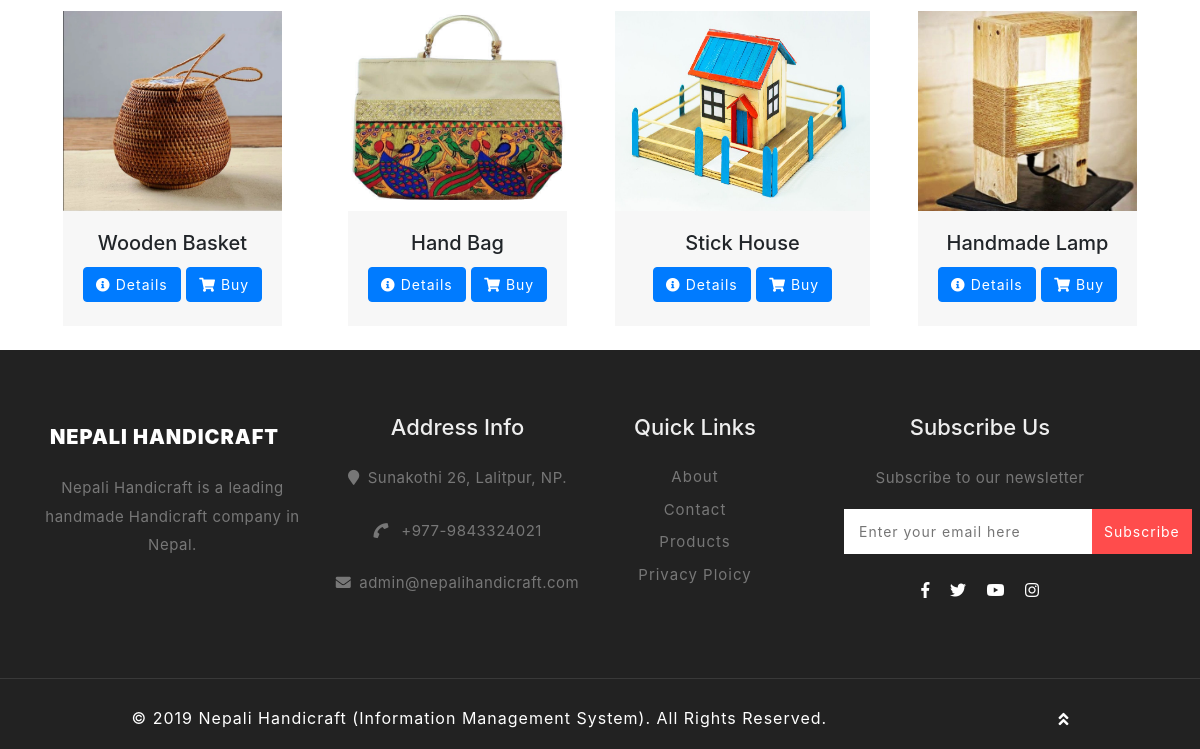
The page /products.php (lower part) on the database as committed earlier.
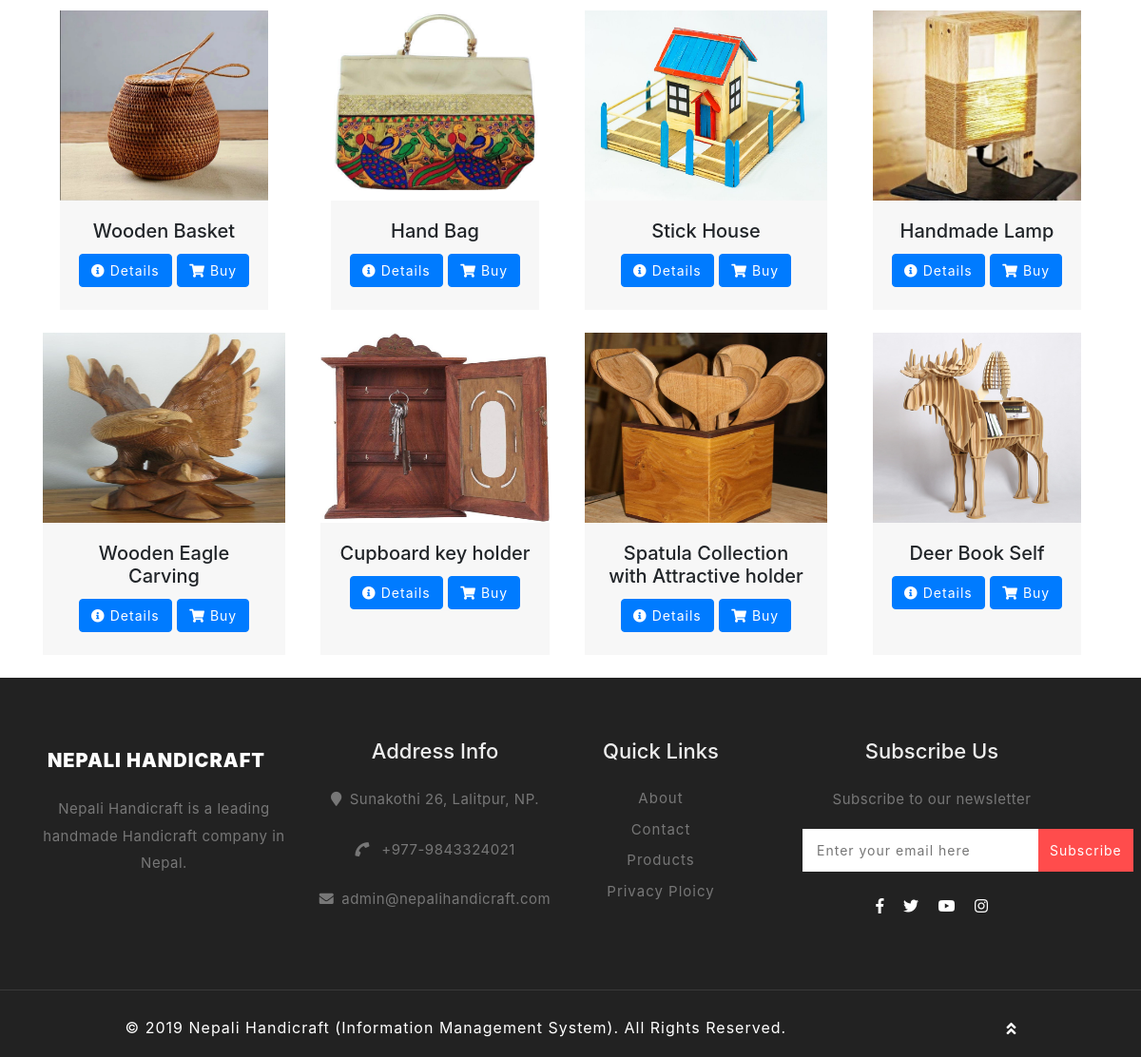
The same page on the database as committed later.
### tables this page shows
CREATE TABLE `tbl_product` (
  `p_id` int(11) NOT NULL,
  `p_name` varchar(255) NOT NULL,
  `p_image` varchar(255) NOT NULL,
  `p_description` text NOT NULL,
  `p_price` double NOT NULL,
  `p_disprice` double NOT NULL
);

### includes/dbConnection.php (called while the page is built, shortened)
<?php
class Connection
{
    private $host;
    private $user;
    private $password;
    private $database;
    private $connect;
    public function __construct()
    {
        $this->host = "localhost";
        $this->user = "root";
        $this->password = "";
        $this->database = "00174648_devishbaidawarchhetri_cp";
    }
    public function getConnection()
    {
        $this->connect = new mysqli($this->host,$this->user,$this->password,$this->database);
        if($this->connect->connect_error)
        {
            die("Error :" .$this->connect->error);
        }
        else
        {
            return $this->connect;
        }
    }
    public function getData($sql)
    {
        $data = [];
        $result = $this->connect->query($sql);
        if($result->num_rows > 0)
        {
            while($row = $result->fetch_assoc())
            {
                $data[] = $row;
            }
        }
        else
        {
            echo "No data found";
        }
        return $data;
    }
}

### classes/product.class.1.php (called while the page is built, shortened)
<?php
require ("includes/dbConnection.php") ;
Class Product{
    private $connect;
    function __construct(){
        $this->connect = new Connection();
    }
    public function selectAddedProduct(){
        return $this->connect->getData("SELECT * FROM `tbl_product`");
    }
}
?>

### products.php (the view, shortened to what this page needs)
<?php
    include_once('includes/header.php');
    require ('classes/product.class.1.php');
    $product = new Product();
    $data = $product->selectAddedProduct();
?>
<section>
    <section>
        <div class="container">
            <div class="row">
                <?php foreach ($data as $details) { ?>
                    <div class="col-lg-3 mb-4 d-flex align-items-stretch">
                        <div class="card card-rad mx-auto">
                            <img class="card-img-top img-fluid" style="height: 200px; width: auto;" src="images/product-images/<?php echo $details['p_image']; ?>" alt="Card image cap">
                            <div class="card-body cbody">
                                <h5 class="card-title text-center"><?php echo $details['p_name']; ?></h5>
                                <p class="buton text-center">
                                    <a href="productDetails.php?id=<?php echo $details['p_id']; ?>" class="btn btn-primary mb-2" style="color: #fff !important;"><i class="fas fa-info-circle"></i> Details</a>
                                    <a href="productDetails.php?id=<?php echo $details['p_id']; ?>" class="btn btn-primary mb-2" style="color: #fff !important;"><i class="fas fa-shopping-cart"></i> Buy</a>
                                </p>
                            </div>
                        </div>
                    </div>
                <?php } ?>
            </div>
        </div>
    </section>
</section>
<?php include_once('includes/footer.php');?>

Rows that differ between the two databases and show on the page:
added tbl_product: p_image (picture), p_name "Wooden Eagle Carving"
added tbl_product: p_image (picture), p_name "Cupboard key holder"
added tbl_product: p_image (picture), p_name "Spatula Collection with Attractive holder"
added tbl_product: p_image (picture), p_name "Deer Book Self"
